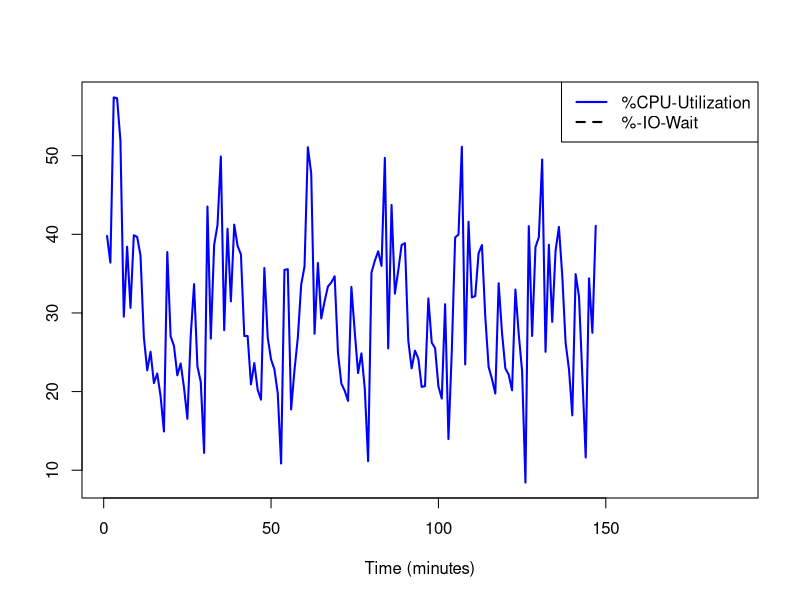

Here is the R script that generated this plot:
#Where the file is saved
pdf("/home/hadoop/rough/MyGITProjects/PGA_EvaluationArchitecturePaper/Evaluation-architectures-for-big-data/LsuSamsungPaper/Figure/SystemData/Plots/SCFCPUSSD.pdf", family="Times")

#Read data from CSV
data <- read.csv(file="SCF_1HDD_CPUCopy.csv",head=FALSE,sep=",")

x <- 1:length(data$V4)

lt <- c(1,2)

plot(x, data$V4, type='l', col='blue', lwd=2, lty=lt[1], ann=FALSE)
lines(x, data$V5, col='black', lwd=2, lty=lt[2])

title(xlab="Time (minutes)")
title(ylab="")
#title(main="IOPS Over Time")

legend("topright", c("%CPU-Utilization", "%-IO-Wait"), col=c("blue","black"), lwd=c(2,2), lty=lt)

#print(data$V5)
dev.off()
